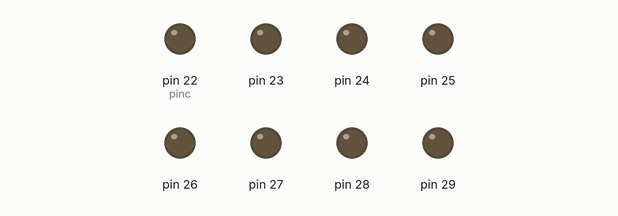
A sketch run on a simulated Arduino Mega 2560, built with avr-gcc and run on an emulated ATmega2560. On the bench: output pins drawn as LEDs (lit = HIGH).

Above: at 0.1 s.
At 2.7 s:
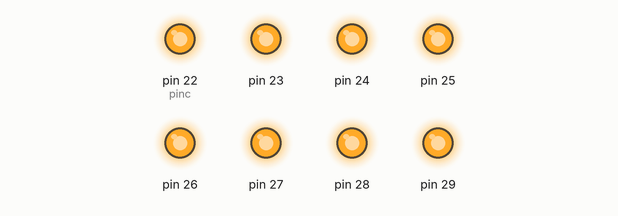
Timing chart, 0 to 3.0 s (numbered marks = the images above):
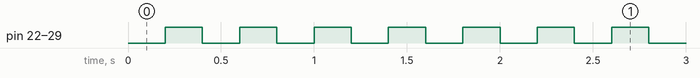

Measured:
- by itself, pin 22 (pinc), pin 23–29: alternates HIGH for 0.20 s and LOW for 0.20 s

The sketch:

geradorv1_proteus.ino
```cpp
//#include "SPI.h"

int ss = 53;
int T1 = 500;
int T2 = 2000;
int mA = 10;

int dac = 0;
int modop = 1;

int pinc = 22;

byte valueToWriteH = 0;//Variable Byte alto
byte valueToWriteL = 0;//Variable Byte bajo

void setup() {

  DDRA = B11111111;
  //PORTA = B10101000;

 /* pinMode(ss, OUTPUT);
  pinMode(pinc, OUTPUT);
  SPI.begin();

  digitalWrite(ss, HIGH);
  digitalWrite(pinc, LOW);

  enviarValor(dac, modop, 2048);
  delay(1000);

  mA = map(mA, 0, 100, 0 , 2047);
  //mA = 1000;
*/
}

void loop() {
  /*
    digitalWrite(pinc, HIGH);
    enviarValor(dac, modop, 2047 + mA);
    delayMicroseconds(T1);
    enviarValor(dac, modop, 2047 - mA);
    delayMicroseconds(T1);
    digitalWrite(pinc, LOW);
    enviarValor(dac, modop, 2047);
    delayMicroseconds(T2);
  */

  PORTA = B00000000;
  delay(200);
  PORTA = B11111111;
  delay(200);


}

///////////////////////////////////////////////////////////////////////////////////////////////////////////////////
///////////////////////////****  Funcion para enviar los datos al DAC por SPI  ****////////////////////////////////
///////////////////////////////////////////////////////////////////////////////////////////////////////////////////
/*void enviarValor(int DacABCD, int MoP, uint16_t value) {

  valueToWriteH = highByte(value);//Separo el byte alto
  valueToWriteH = 0b00001111 & valueToWriteH;
  valueToWriteH = (DacABCD << 6 ) | (MoP << 4) | valueToWriteH;

  valueToWriteL = lowByte(value);//Separo el byte bajo

  digitalWrite(ss, LOW);//Activo el SPI device para recibor los dados
  SPI.transfer(valueToWriteH);//Envio byte alto
  SPI.transfer(valueToWriteL);//Envio byte bajo
  digitalWrite(ss, HIGH);//Desactivo el SPI device
}*/
```
